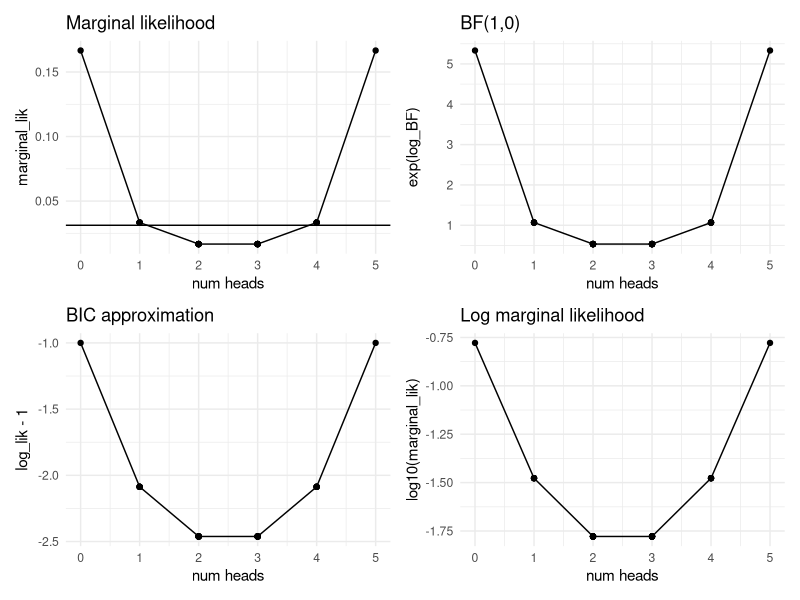

Write R code to recreate this figure.
library(tidyverse)
library(patchwork)

# parameters
N <- 5
alphaH <- 1
alphaT <- 1
eps <- 1e-7

# all binary sequences (0 = tail, 1 = head)
flips_mat <- expand.grid(
  rep(
    list(c(0, 1)),
    N
  )
) |>
  as.matrix()

# stats
Nh <- rowSums(flips_mat == 1)
Nt <- rowSums(flips_mat == 0)

marginal_lik <- exp(
  lbeta(alphaH + Nh, alphaT + Nt) -
    lbeta(alphaH, alphaT)
)
mle <- Nh / N

log_lik <- Nh * log10(mle + eps) +
  Nt * log10(1 - mle + eps)

log_BF <- lbeta(alphaH + Nh, alphaT + Nt) -
  lbeta(alphaH, alphaT) - N * log(0.5)

df <- tibble(
  Nh = Nh,
  Nt = Nt,
  marginal_lik = marginal_lik,
  log_lik = log_lik,
  log_BF = log_BF
) |>
  arrange(Nh)

p0 <- (1 / 2)^N

# plots
p1 <- ggplot(
  df,
  aes(x = Nh, y = marginal_lik)
) +
  geom_line() +
  geom_point() +
  geom_hline(yintercept = p0) +
  labs(
    title = "Marginal likelihood",
    x = "num heads"
  ) +
  theme_minimal()

p2 <- ggplot(
  df,
  aes(x = Nh, y = exp(log_BF))
) +
  geom_line() +
  geom_point() +
  labs(
    title = "BF(1,0)",
    x = "num heads"
  ) +
  theme_minimal()

p3 <- ggplot(
  df,
  aes(x = Nh, y = log_lik - 1)
) +
  geom_line() +
  geom_point() +
  labs(
    title = "BIC approximation",
    x = "num heads"
  ) +
  theme_minimal()

p4 <- ggplot(
  df,
  aes(x = Nh, y = log10(marginal_lik))
) +
  geom_line() +
  geom_point() +
  labs(
    title = "Log marginal likelihood",
    x = "num heads"
  ) +
  theme_minimal()

# combine in one window
wrap_plots(list(p1, p2, p3, p4))
